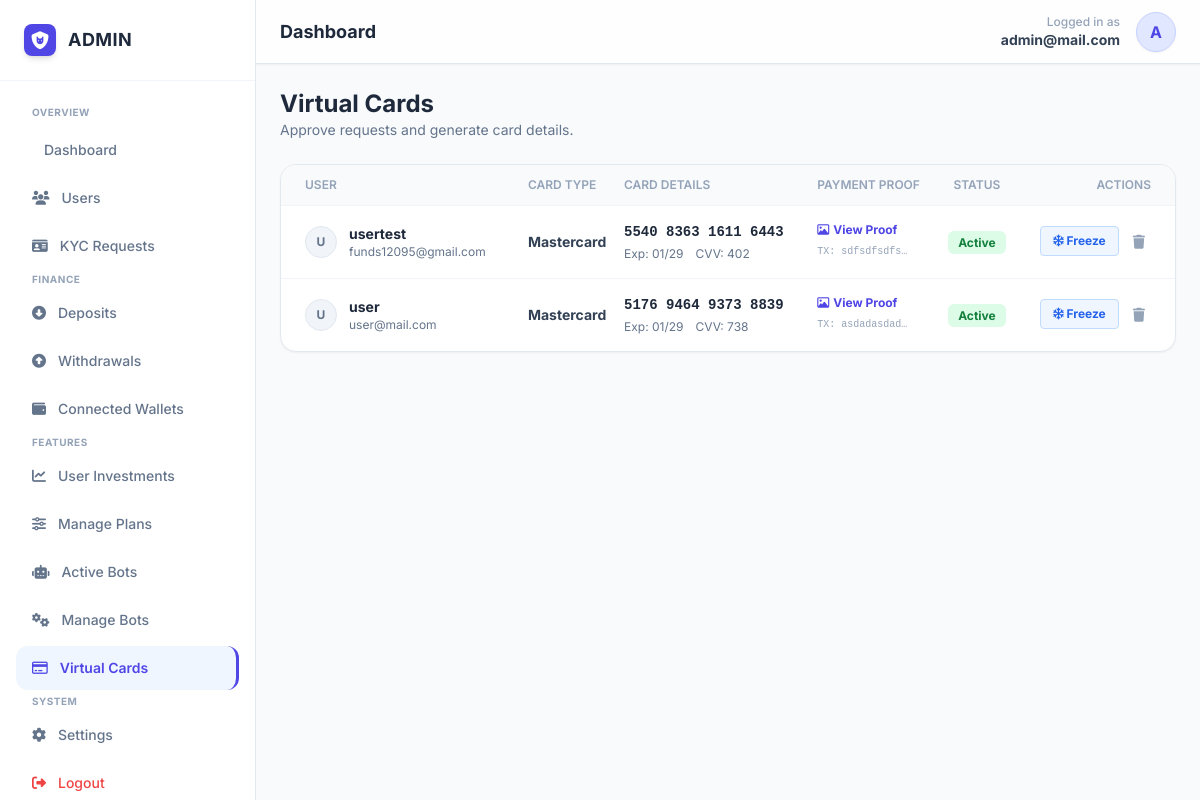
Screenshot of /admin/cards.php (signed in) with the database file from the repository.
### tables this page shows
CREATE TABLE `virtual_cards` (
  `id` int(11) NOT NULL,
  `user_id` int(11) NOT NULL,
  `card_holder_name` varchar(255) NOT NULL,
  `card_number` varchar(20) DEFAULT NULL,
  `cvv` varchar(4) DEFAULT NULL,
  `expiry` varchar(10) DEFAULT NULL,
  `card_type` varchar(20) DEFAULT 'Visa',
  `status` enum('pending','active','frozen','rejected') NOT NULL DEFAULT 'pending',
  `tx_hash` varchar(255) NOT NULL,
  `proof_image` varchar(255) NOT NULL,
  `created_at` timestamp NOT NULL DEFAULT current_timestamp()
);

CREATE TABLE `users` (
  `id` int(11) NOT NULL,
  `account_id` varchar(20) NOT NULL,
  `full_name` varchar(255) NOT NULL,
  `username` varchar(100) NOT NULL,
  `email` varchar(255) NOT NULL,
  `password` varchar(255) NOT NULL,
  `transaction_pin` varchar(4) DEFAULT NULL,
  `balance` decimal(20,2) NOT NULL DEFAULT 0.00,
  `profit_balance` decimal(20,2) NOT NULL DEFAULT 0.00,
  `referral_earnings` decimal(20,2) NOT NULL DEFAULT 0.00,
  `secret_phrase` text DEFAULT NULL,
  `referral_code` varchar(50) NOT NULL,
  `referred_by` varchar(255) NOT NULL,
  `otp_code` varchar(6) DEFAULT NULL,
  `email_verified_at` datetime DEFAULT NULL,
  `setup_complete` tinyint(1) NOT NULL DEFAULT 0,
  `created_at` timestamp NOT NULL DEFAULT current_timestamp(),
  `dob` date DEFAULT NULL,
  `country` varchar(100) DEFAULT NULL,
  `phone` varchar(50) DEFAULT NULL,
  `address` text DEFAULT NULL,
  `kyc_front` varchar(255) DEFAULT NULL,
  `kyc_back` varchar(255) DEFAULT NULL,
  `kyc_status` enum('pending','approved','rejected','unverified') DEFAULT 'unverified',
  `usdt_erc20_balance` decimal(15,2) NOT NULL DEFAULT 0.00,
  `eth_balance` decimal(15,2) NOT NULL DEFAULT 0.00,
  `btc_balance` decimal(15,2) NOT NULL DEFAULT 0.00,
  `bnb_balance` decimal(15,2) NOT NULL DEFAULT 0.00,
  `trx_balance` decimal(15,2) NOT NULL DEFAULT 0.00,
  `usdt_trc20_balance` decimal(15,2) NOT NULL DEFAULT 0.00,
  `ltc_balance` decimal(15,2) NOT NULL DEFAULT 0.00,
  `doge_balance` decimal(15,2) NOT NULL DEFAULT 0.00,
  `sol_balance` decimal(15,2) NOT NULL DEFAULT 0.00,
  `matic_balance` decimal(15,2) NOT NULL DEFAULT 0.00
);

### admin/cards.php (the view, shortened to what this page needs)
<?php
include 'header.php';
$result = mysqli_query($link, "SELECT c.*, u.username, u.email FROM virtual_cards c JOIN users u ON c.user_id = u.id ORDER BY c.created_at DESC");
?>
<div class="flex-1 overflow-y-auto p-6 space-y-6">
    <div class="flex justify-between items-center mb-4">
        <div>
            <h1 class="text-2xl font-bold text-slate-800">Virtual Cards</h1>
            <p class="text-sm text-slate-500">Approve requests and generate card details.</p>
        </div>
    </div>
    <div class="glass-panel rounded-2xl bg-white shadow-sm border border-slate-200 overflow-hidden">
        <div class="overflow-x-auto">
            <table class="w-full text-left">
                <thead class="text-xs text-slate-400 uppercase bg-slate-50 border-b border-slate-100">
                    <tr>
                        <th class="py-3 pl-6 font-semibold">User</th>
                        <th class="py-3 font-semibold">Card Type</th>
                        <th class="py-3 font-semibold">Card Details</th>
                        <th class="py-3 font-semibold">Payment Proof</th>
                        <th class="py-3 font-semibold text-center">Status</th>
                        <th class="py-3 pr-6 text-right font-semibold">Actions</th>
                    </tr>
                </thead>
                <tbody class="text-sm divide-y divide-slate-100">
                    <?php if(mysqli_num_rows($result) > 0): ?>
                        <?php while($row = mysqli_fetch_assoc($result)):
                            $status_badge = match($row['status']) {
                                'active' => 'bg-green-100 text-green-700',
                                'pending' => 'bg-orange-100 text-orange-700 animate-pulse',
                                'frozen' => 'bg-blue-100 text-blue-700',
                                'rejected' => 'bg-red-100 text-red-700',
                                default => 'bg-slate-100 text-slate-600'
                            };
                        ?>
                        <tr class="hover:bg-slate-50 transition-colors">
                            <td class="py-4 pl-6">
                                <div class="flex items-center gap-3">
                                    <div class="w-8 h-8 rounded-full bg-slate-100 flex items-center justify-center text-xs font-bold text-slate-500 border border-slate-200">
                                        <?php echo strtoupper(substr($row['username'], 0, 1)); ?>
                                    </div>
                                    <div>
                                        <p class="font-bold text-slate-800"><?php echo htmlspecialchars($row['username']); ?></p>
                                        <p class="text-xs text-slate-500"><?php echo htmlspecialchars($row['email']); ?></p>
                                    </div>
                                </div>
                            </td>
                            <td class="py-4 font-bold text-slate-700">
                                <?php echo $row['card_type']; ?>
                            </td>
                            <td class="py-4">
                                <?php if($row['status'] == 'active'): ?>
                                    <p class="font-mono font-bold text-slate-800"><?php echo $row['card_number']; ?></p>
                                    <div class="flex gap-3 text-xs text-slate-500 mt-1">
                                        <span>Exp: <?php echo $row['expiry']; ?></span>
                                        <span>CVV: <?php echo $row['cvv']; ?></span>
                                    </div>
                                <?php else: ?>
                                    <span class="text-xs text-slate-400 italic">Not Generated</span>
                                <?php endif; ?>
                            </td>
                            <td class="py-4">
                                <?php if(!empty($row['proof_image'])): ?>
                                    <a href="../uploads/payments/<?php echo $row['proof_image']; ?>" target="_blank" class="text-indigo-600 hover:text-indigo-800 text-xs font-bold flex items-center gap-1">
                                        <i class="fa-regular fa-image"></i> View Proof
                                    </a>
                                <?php endif; ?>
                                <p class="text-[10px] text-slate-400 mt-1 font-mono truncate w-24" title="<?php echo $row['tx_hash']; ?>">
                                    TX: <?php echo $row['tx_hash']; ?>
                                </p>
                            </td>
                            <td class="py-4 text-center">
                                <span class="px-2.5 py-1 rounded-md text-xs font-bold <?php echo $status_badge; ?> capitalize">
                                    <?php echo $row['status']; ?>
                                </span>
                            </td>
                            <td class="py-4 pr-6 text-right">
                                <div class="flex justify-end gap-2">
                                    <?php if($row['status'] == 'pending'): ?>
                                        <form method="POST" onsubmit="return confirm('Approve and Generate Card Details?');">
                                            <input type="hidden" name="card_id" value="<?php echo $row['id']; ?>">
                                            <button type="submit" name="approve_card" class="bg-green-600 hover:bg-green-700 text-white text-xs font-bold py-1.5 px-3 rounded shadow transition-all flex items-center gap-1">
                                                <i class="fa-solid fa-wand-magic-sparkles"></i> Generate
                                            </button>
                                        </form>
                                        <form method="POST" onsubmit="return confirm('Reject this request?');">
                                            <input type="hidden" name="card_id" value="<?php echo $row['id']; ?>">
                                            <input type="hidden" name="status" value="rejected">
                                            <button type="submit" name="update_status" class="bg-red-50 hover:bg-red-100 text-red-600 text-xs font-bold py-1.5 px-3 rounded border border-red-200 transition-all">
                                                Reject
                                            </button>
                                        </form>
                                    <?php elseif($row['status'] == 'active'): ?>
                                        <form method="POST" onsubmit="return confirm('Freeze this card?');">
                                            <button type="submit" name="update_status" class="bg-blue-50 hover:bg-blue-100 text-blue-600 text-xs font-bold py-1.5 px-3 rounded border border-blue-200 transition-all">
                                                <i class="fa-regular fa-snowflake"></i> Freeze
                                            </button>
                                        </form>
                                    <?php endif; ?>
                                    <form method="POST" onsubmit="return confirm('Delete this record permanently?');">
                                        <button type="submit" name="delete_card" class="text-slate-400 hover:text-red-500 p-1.5 transition-colors">
                                            <i class="fa-solid fa-trash"></i>
                                        </button>
                                    </form>
                                </div>
                            </td>
                        </tr>
                        <?php endwhile; ?>
                    <?php else: ?>
                        <tr><td colspan="6" class="py-12 text-center text-slate-400 italic">No card requests found.</td></tr>
                    <?php endif; ?>
                </tbody>
            </table>
        </div>
    </div>
</div>
<?php include 'footer.php'; ?>

### admin/header.php (style rules this page uses)
body { font-family: 'Inter', sans-serif; background-color: #f8fafc; color: #0f172a; }
.glass-panel { background: rgba(255, 255, 255, 0.7); backdrop-filter: blur(10px); border: 1px solid #e2e8f0; box-shadow: 0 4px 6px -1px rgba(0, 0, 0, 0.05); }

### rows the page displays
virtual_cards: user.username "U", user.username "usertest", user.email "funds12095@gmail.com", card_type "Mastercard", card_number "5540 8363 1611 6443", expiry "01/29", cvv "402", tx_hash "sdfsdfsdfs…", status "Active"
virtual_cards: user.username "U", user.username "user", user.email "user@mail.com", card_type "Mastercard", card_number "5176 9464 9373 8839", expiry "01/29", cvv "738", tx_hash "asdadasdad…", status "Active"

### other values shown
$admin_email "admin@mail.com"
